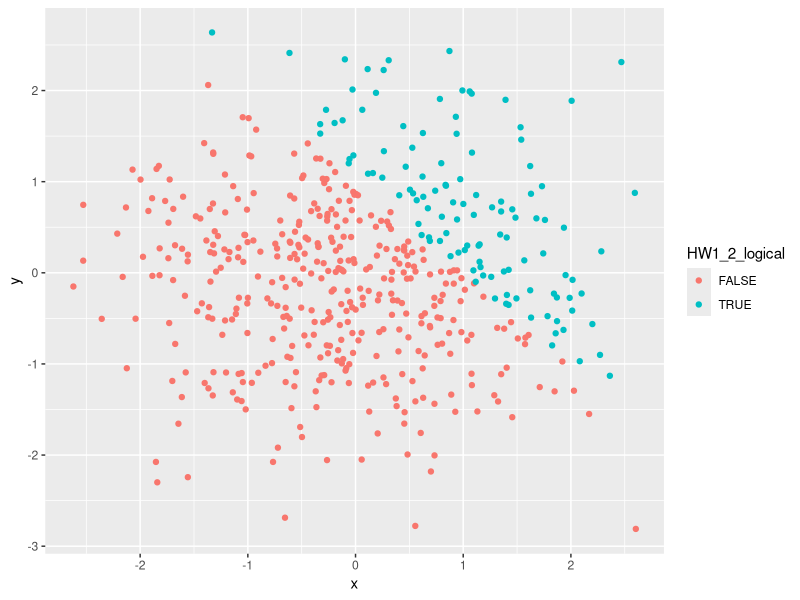
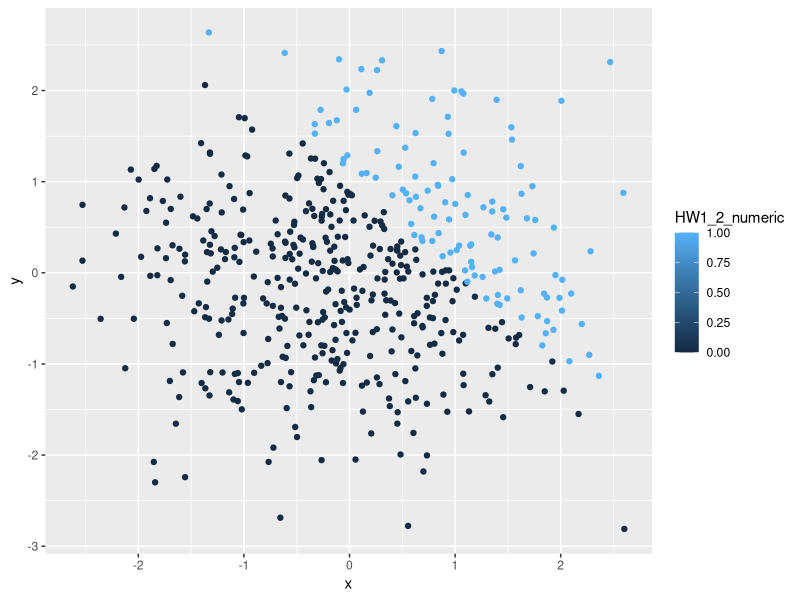
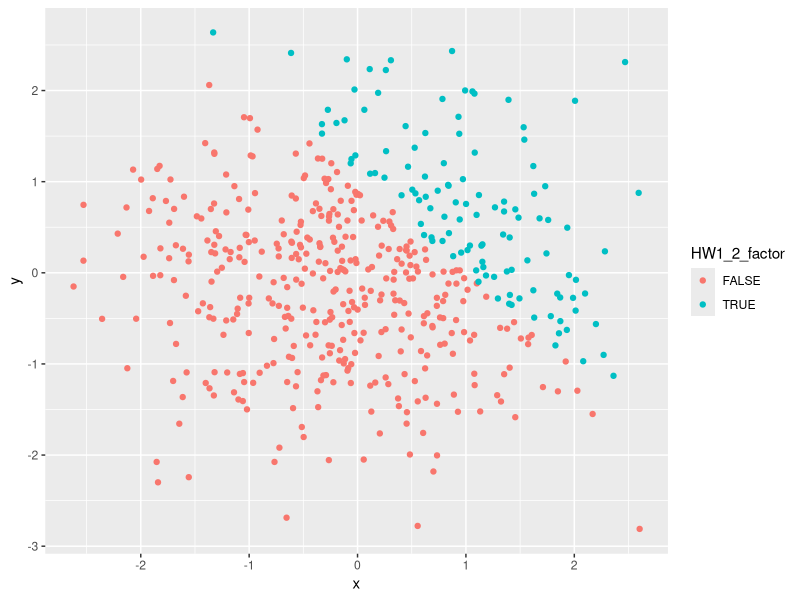

These figures' R source, in order: (Note: this script raises an error after producing the figures.)
## ---- chunk 1
library(tidyverse)

HW1_1_df = tibble(
  HW1_1_samp = rnorm(8),
  HW1_1_samp_pos = HW1_1_samp > 0,
  HW1_1_char = c("This","is","my","first","home","work","assignment","yay"),
  HW1_1_factor = factor(c("Kittens","are","cute","Kittens","are","cute","are","cute")),
)
## ---- chunk 2
mean(pull(HW1_1_df, HW1_1_samp))
mean(pull(HW1_1_df, HW1_1_samp_pos))
mean(pull(HW1_1_df, HW1_1_char))
mean(pull(HW1_1_df, HW1_1_factor))
## ---- chunk 3
HW1_1_samp_num = as.numeric(pull(HW1_1_df, HW1_1_samp_pos))
HW1_1_samp_num * pull(HW1_1_df,HW1_1_samp)

HW1_1_samp_factor = as.factor(pull(HW1_1_df,HW1_1_samp_pos))
HW1_1_samp_factor * pull(HW1_1_df,HW1_1_samp)

HW1_1_samp_num2 = as.numeric(HW1_1_samp_factor)
HW1_1_samp_num2 * pull(HW1_1_df,HW1_1_samp)
## ---- chunk 4
HW1_2_df = tibble(
  x = rnorm(500),
  y = rnorm(500),
  HW1_2_logical = x + y > 1,
  HW1_2_numeric = as.numeric(HW1_2_logical),
  HW1_2_factor = as.factor(HW1_2_logical)
)
## ---- chunk 5
ggplot(HW1_2_df, aes(x = x, y = y, color = HW1_2_logical)) + geom_point()
## ---- chunk 6
ggplot(HW1_2_df, aes(x = x, y = y, color = HW1_2_numeric)) + geom_point()
## ---- chunk 7
ggplot(HW1_2_df, aes(x = x, y = y, color = HW1_2_factor)) + geom_point()
## ---- chunk 8
ggsave(filename = "HW_1.2_Plot", plot = first_plot()
)
